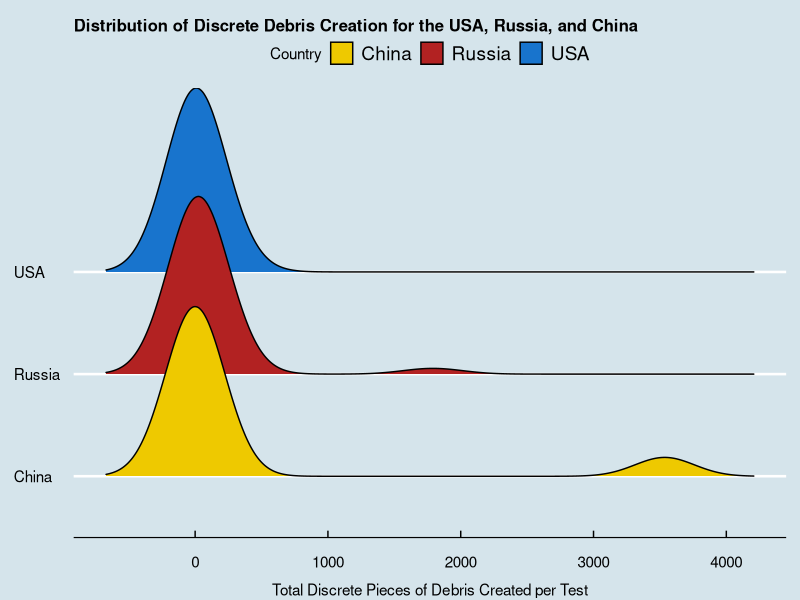
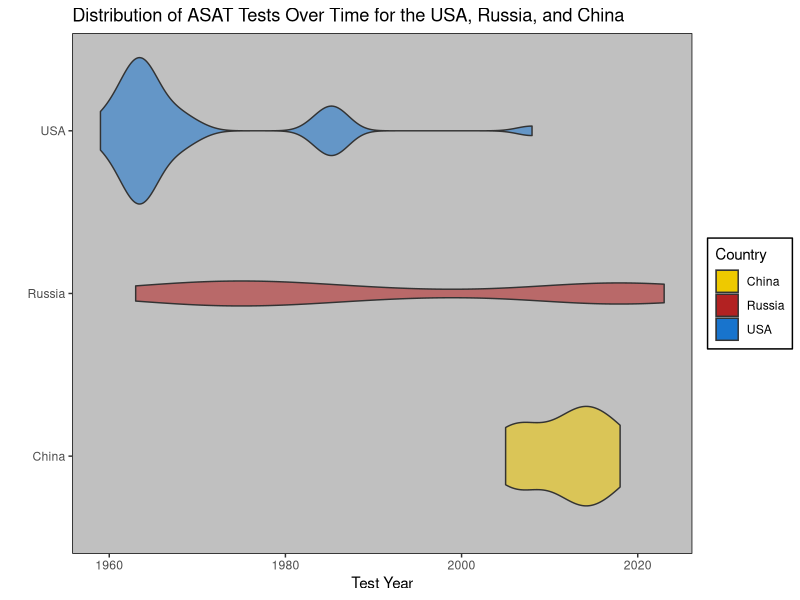

R code for these plots, in order:
## ---- chunk 1
knitr::opts_chunk$set(
	echo = TRUE,
	message = FALSE,
	warning = FALSE
)
## ---- chunk 2
library(ggthemes)
library(ggplot2)
library(tidyverse)
library(ggridges)

ASAT_hx <- read_csv("ASAT_Hx.csv")

ASAT_hx <- ASAT_hx %>%
  filter(Country != "India")

custom_color <- c(China = "gold2", Russia = "firebrick", USA = "dodgerblue3")

#Ridgeline Chart
ASAT_hx$TotalDebris <- as.numeric(ASAT_hx$TotalDebris)

ggplot(ASAT_hx, aes(x = TotalDebris, y = Country, fill = Country)) +
  geom_density_ridges() +
  scale_fill_manual(values = custom_color) +
  theme_economist() + 
  scale_colour_economist() +
  ggtitle("Distribution of Discrete Debris Creation for the USA, Russia, and China") +
  xlab("Total Discrete Pieces of Debris Created per Test") +
  theme(axis.title.x = element_text(vjust = -3)) +
  theme(axis.title.y = element_blank()) +
  theme(plot.title = element_text(size = 12))

#Violin Chart
ggplot(ASAT_hx, aes(x = TestYear, y = Country, fill = Country, alpha = .5)) +
  geom_violin() +
  scale_fill_manual(values = custom_color) +
  theme_excel() +
  scale_colour_excel() +
  theme(
    panel.grid.major.y = element_blank(),
    panel.grid.minor.y = element_blank()
  ) +
  guides(alpha = "none") +
  ggtitle("Distribution of ASAT Tests Over Time for the USA, Russia, and China") +
  xlab("Test Year") +
  ylab("")
